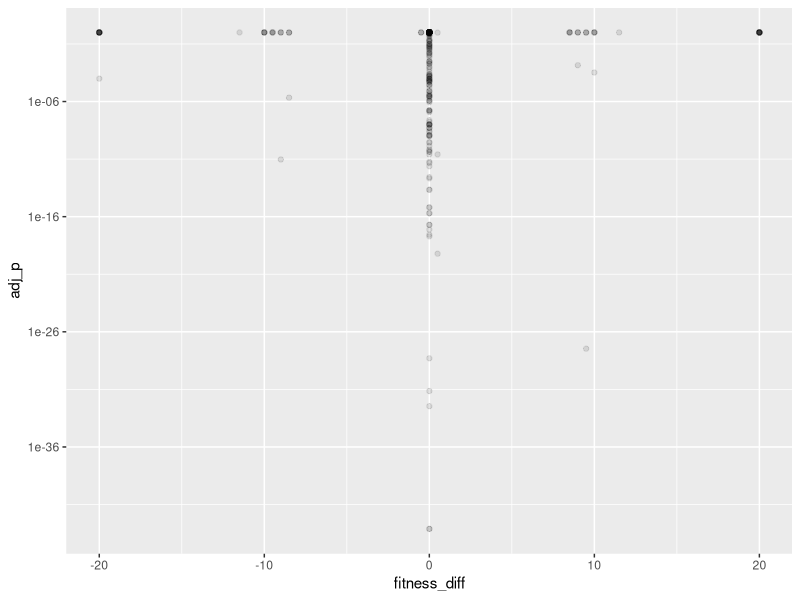
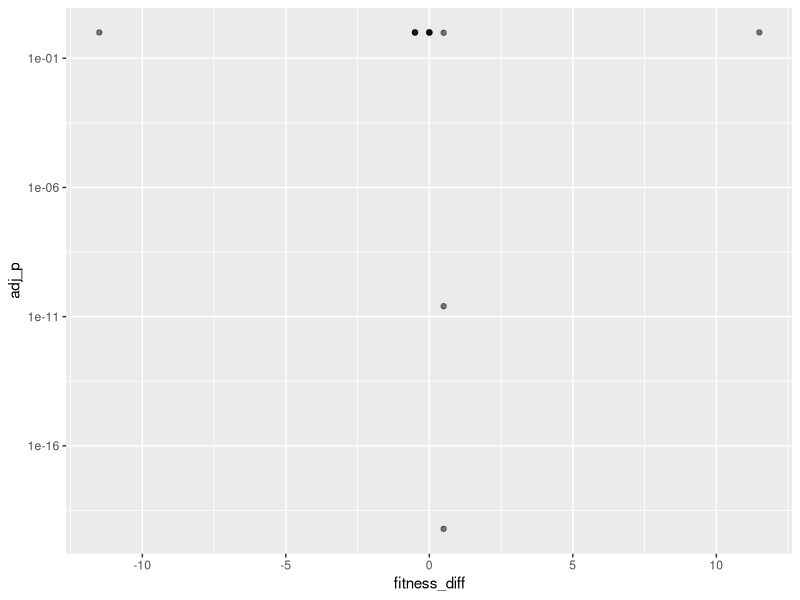
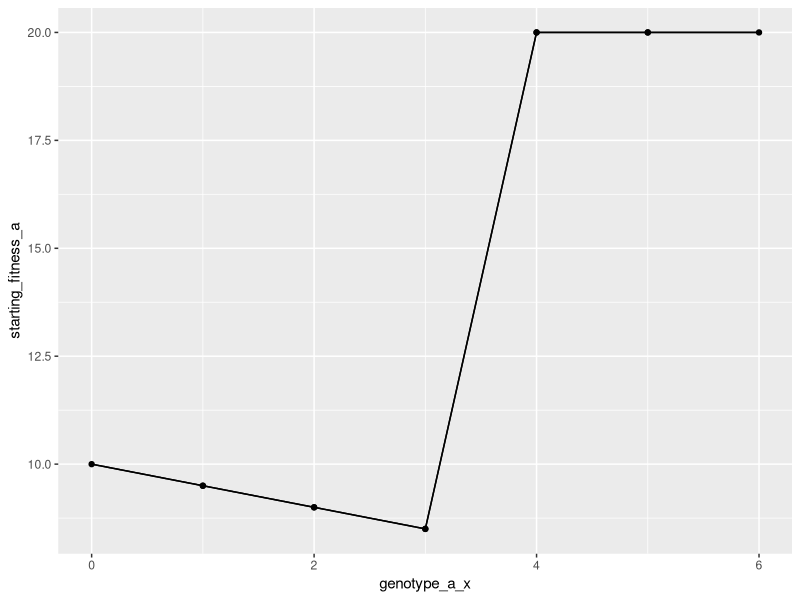
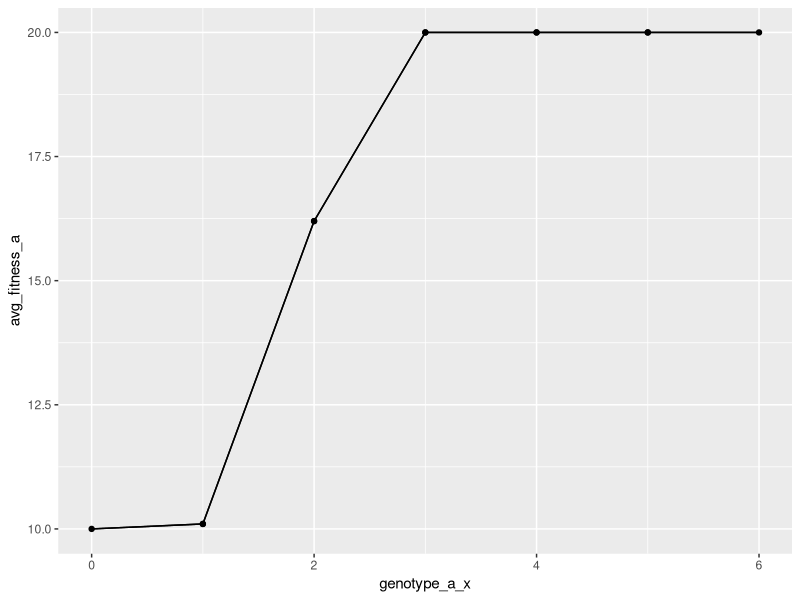
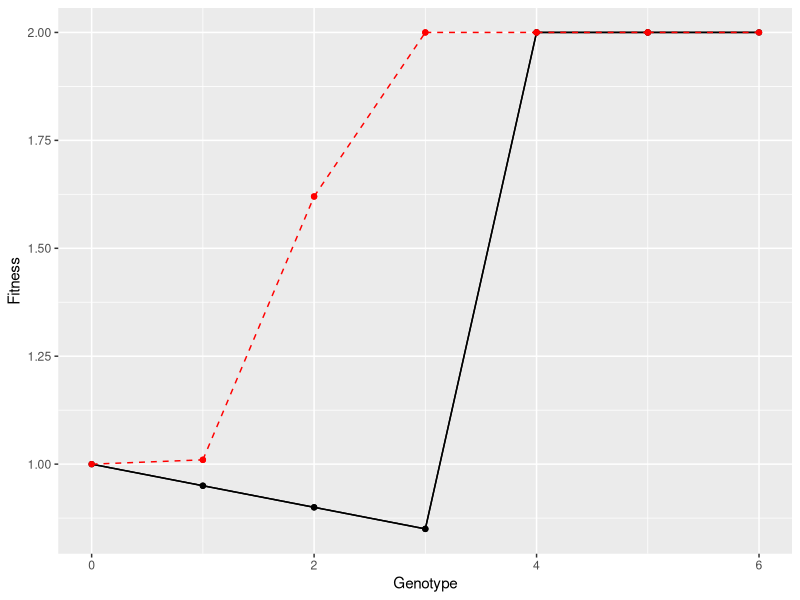
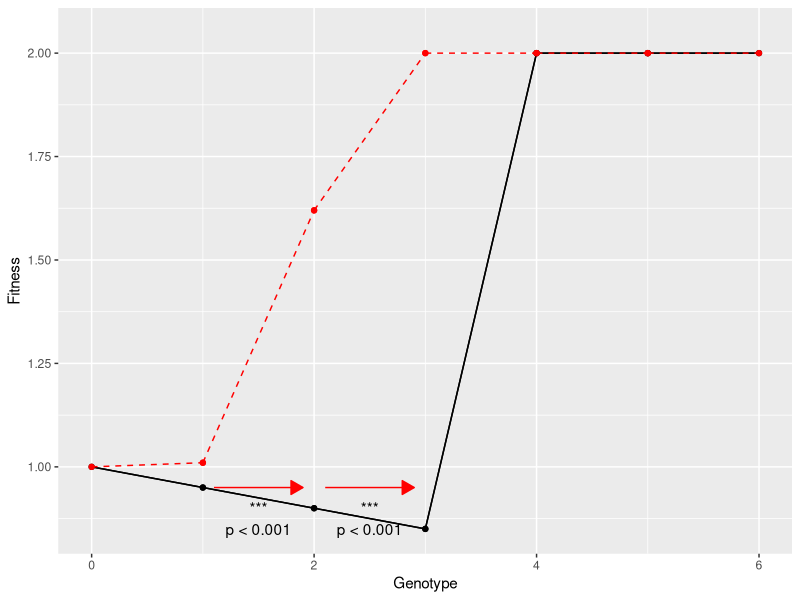
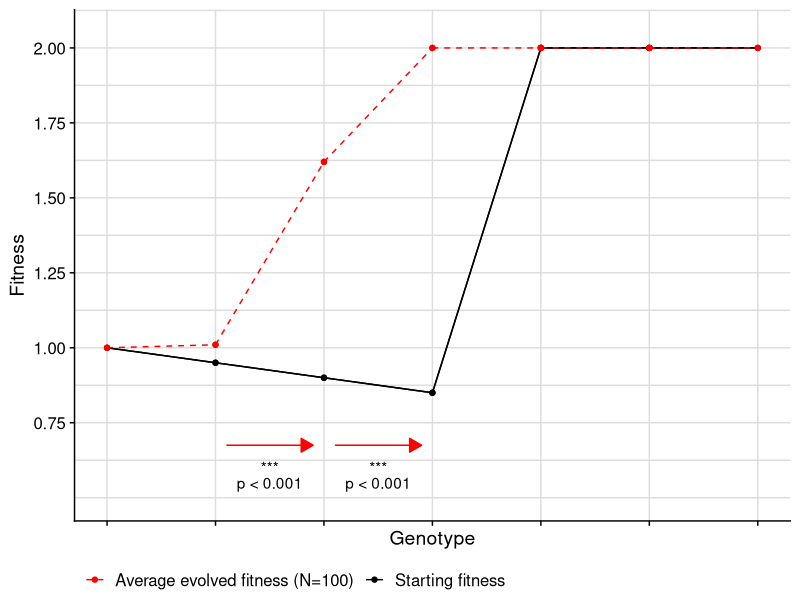

Recreate these plots in R, in order.
rm(list = ls())

library(ggplot2)
library(cowplot)

plot_dir = '../plots'
if(!dir.exists(plot_dir)){
  dir.create(plot_dir, recursive = T)
}

df_pairwise = read.csv('../data/pairwise_data.csv')

df_trimmed = df_pairwise[df_pairwise$starting_fitness_a != 0 & df_pairwise$starting_fitness_b != 0,]

ggplot(df_pairwise, aes(x = fitness_diff, y = adj_p)) + 
  scale_y_log10() +
  geom_point(alpha = 0.1)

ggplot(df_trimmed, aes(x = fitness_diff, y = adj_p)) + 
  scale_y_log10() + 
  geom_point(alpha = 0.5)

x_map = c(
  '1' = -1, 
  '0' = 0,
  '32' = 1,
  '48' = 2,
  '56' = 3,
  '60' = 4,
  '62' = 5,
  '63' =6
)

df_trimmed$genotype_a_x = 0
df_trimmed$genotype_b_x = 0
for(row_idx in 1:nrow(df_trimmed)){
  df_trimmed[row_idx,]$genotype_a_x = x_map[as.character(df_trimmed[row_idx,]$genotype_a)][[1]]
  df_trimmed[row_idx,]$genotype_b_x = x_map[as.character(df_trimmed[row_idx,]$genotype_b)][[1]]
}

ggplot(df_trimmed, aes(x = genotype_a_x, y = starting_fitness_a)) + 
  geom_segment(aes(xend = genotype_b_x, yend = starting_fitness_b)) + 
  geom_point()

ggplot(df_trimmed, aes(x = genotype_a_x, y = avg_fitness_a)) + 
  geom_segment(aes(xend = genotype_b_x, yend = avg_fitness_b)) + 
  geom_point(aes(y = avg_fitness_a))


fitness_baseline = 10
df_trimmed$starting_fitness_a_norm = df_trimmed$starting_fitness_a / fitness_baseline
df_trimmed$starting_fitness_b_norm = df_trimmed$starting_fitness_b / fitness_baseline
df_trimmed$avg_fitness_a_norm = df_trimmed$avg_fitness_a / fitness_baseline
df_trimmed$avg_fitness_b_norm = df_trimmed$avg_fitness_b / fitness_baseline
df_trimmed$sd_fitness_a_norm = df_trimmed$fitness_sd_a / fitness_baseline
df_trimmed$sd_fitness_b_norm = df_trimmed$fitness_sd_b / fitness_baseline

ggplot(df_trimmed) + 
  geom_segment(aes(x = genotype_a_x, xend = genotype_b_x, y = starting_fitness_a_norm, yend = starting_fitness_b_norm)) + 
  geom_point(aes(x = genotype_a_x, y = starting_fitness_a_norm))  +
  geom_segment(data=df_trimmed[df_trimmed$genotype_a_x < df_trimmed$genotype_b_x,], aes(x = genotype_a_x, xend = genotype_b_x, y = avg_fitness_a_norm, yend = avg_fitness_b_norm), color = 'red', linetype='dashed') + 
  geom_point(aes(x = genotype_a_x, y = avg_fitness_a_norm), color = 'red') + 
  xlab('Genotype') + 
  ylab('Fitness')


df_trimmed$is_signif = df_trimmed$adj_p < 0.05
df_trimmed$signif_marker = ''
df_trimmed[df_trimmed$adj_p < 0.05,]$signif_marker = '*'
df_trimmed[df_trimmed$adj_p < 0.01,]$signif_marker = '**'
df_trimmed[df_trimmed$adj_p < 0.001,]$signif_marker = '***'
df_trimmed$signif_text = paste0('p=', round(df_trimmed$adj_p, 3))
df_trimmed[df_trimmed$adj_p < 0.001,]$signif_text = 'p < 0.001'

df_trimmed$text_x = (df_trimmed$genotype_a_x + df_trimmed$genotype_b_x) / 2

ggplot(df_trimmed) + 
  geom_segment(aes(x = genotype_a_x, xend = genotype_b_x, y = starting_fitness_a_norm, yend = starting_fitness_b_norm)) + 
  geom_point(aes(x = genotype_a_x, y = starting_fitness_a_norm))  +
  geom_segment(data=df_trimmed[df_trimmed$genotype_a_x < df_trimmed$genotype_b_x,], aes(x = genotype_a_x, xend = genotype_b_x, y = avg_fitness_a_norm, yend = avg_fitness_b_norm), color = 'red', linetype='dashed') + 
  geom_point(aes(x = genotype_a_x, y = avg_fitness_a_norm), color = 'red') + 
  geom_segment(data=df_trimmed[df_trimmed$is_signif,], aes(x = genotype_b_x + 0.1, xend = genotype_a_x - 0.1, y = 0.95, yend = 0.95), 
              color = 'red',
              arrow=arrow(type = 'closed', length = unit(0.35, 'cm'))) + 
  geom_text(data = df_trimmed[df_trimmed$is_signif,], aes(x = text_x, y = 0.9, label = signif_marker)) + 
  geom_text(data = df_trimmed[df_trimmed$is_signif,], aes(x = text_x, y = 0.85, label = signif_text)) + 
  xlab('Genotype') + 
  ylab('Fitness') + 
  scale_y_continuous(limits = c(0.85, 2.05), breaks = c(1, 1.25, 1.5, 1.75, 2))
ggsave(paste0(plot_dir, '/summary_plot_original.pdf'), units = 'in', width = 6.5, height = 4.5)
ggsave(paste0(plot_dir, '/summary_plot_original.png'), units = 'in', width = 6.5, height = 4.5)


theme_set(theme_cowplot())

ggplot(df_trimmed) + 
  geom_segment(aes(x = genotype_a_x, xend = genotype_b_x, y = starting_fitness_a_norm, yend = starting_fitness_b_norm, color = 'Starting fitness')) + 
  geom_point(aes(x = genotype_a_x, y = starting_fitness_a_norm, color = 'Starting fitness'))  +
  geom_segment(data=df_trimmed[df_trimmed$genotype_a_x < df_trimmed$genotype_b_x,], 
               aes(x = genotype_a_x, xend = genotype_b_x, y = avg_fitness_a_norm, yend = avg_fitness_b_norm, color = 'Average evolved fitness (N=100)'), linetype='dashed') + 
  #geom_errorbar(aes(x = genotype_a_x, ymin = avg_fitness_a_norm - sd_fitness_a_norm, ymax = avg_fitness_a_norm + sd_fitness_a_norm, color = 'Average evolved fitness')) + 
  geom_point(aes(x = genotype_a_x, y = avg_fitness_a_norm, color = 'Average evolved fitness (N=100)')) + 
  geom_segment(data=df_trimmed[df_trimmed$is_signif,], aes(x = genotype_b_x + 0.1, xend = genotype_a_x - 0.1, y = 0.675, yend = 0.675), 
              color = 'red',
              arrow=arrow(type = 'closed', length = unit(0.35, 'cm'))) + 
  geom_text(data = df_trimmed[df_trimmed$is_signif,], aes(x = text_x, y = 0.6, label = signif_marker)) + 
  geom_text(data = df_trimmed[df_trimmed$is_signif,], aes(x = text_x, y = 0.55, label = signif_text)) + 
  xlab('Genotype') + 
  ylab('Fitness') + 
  labs(color = '') +
  scale_color_manual(values = c('Starting fitness' = '#000000', 'Average evolved fitness (N=100)' = '#ff0000')) +
  scale_y_continuous(limits = c(0.5, 2.05), breaks = c(0.75, 1, 1.25, 1.5, 1.75, 2)) + 
  scale_x_continuous(limits = c(0, 6), breaks = -1:6, minor_breaks = -1:6) +
  theme(legend.position = 'bottom') + 
  theme(axis.text.x = element_blank()) +
  theme(panel.grid = element_line(color = '#dddddd'))
ggsave(paste0(plot_dir, '/summary_plot.pdf'), units = 'in', width = 6.5, height = 4.5)
ggsave(paste0(plot_dir, '/summary_plot.png'), units = 'in', width = 6.5, height = 4.5)

